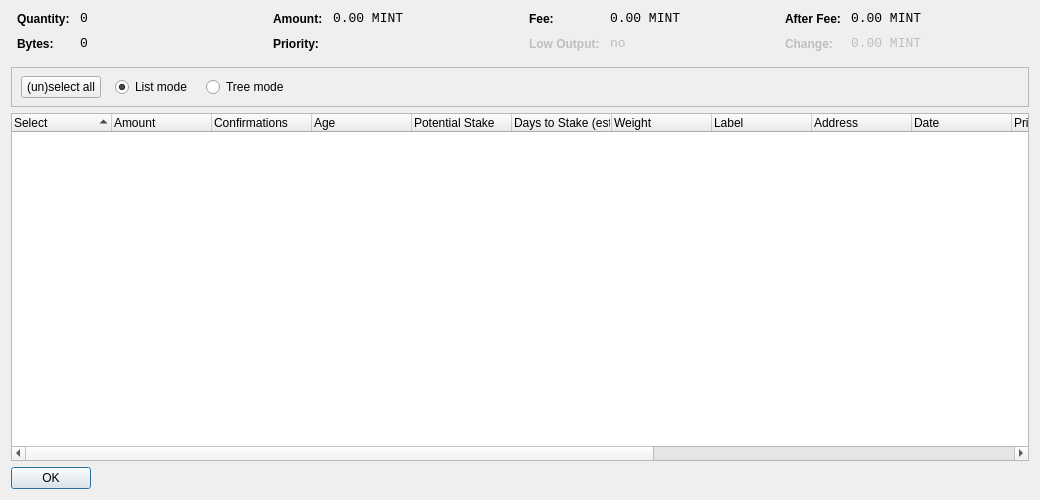
<?xml version="1.0" encoding="UTF-8"?>
<ui version="4.0">
 <class>CoinControlDialog</class>
 <widget class="QDialog" name="CoinControlDialog">
  <property name="geometry">
   <rect>
    <x>0</x>
    <y>0</y>
    <width>1040</width>
    <height>500</height>
   </rect>
  </property>
  <property name="windowTitle">
   <string>Coin Control</string>
  </property>
  <layout class="QVBoxLayout" name="verticalLayout">
   <item>
    <layout class="QHBoxLayout" name="horizontalLayoutTop" stretch="0,0,0,0">
     <property name="topMargin">
      <number>0</number>
     </property>
     <property name="bottomMargin">
      <number>10</number>
     </property>
     <item>
      <layout class="QFormLayout" name="formLayoutCoinControl1">
       <property name="horizontalSpacing">
        <number>10</number>
       </property>
       <property name="verticalSpacing">
        <number>10</number>
       </property>
       <property name="leftMargin">
        <number>6</number>
       </property>
       <property name="rightMargin">
        <number>6</number>
       </property>
       <item row="0" column="0">
        <widget class="QLabel" name="labelCoinControlQuantityText">
         <property name="styleSheet">
          <string notr="true">font-weight:bold;</string>
         </property>
         <property name="text">
          <string>Quantity:</string>
         </property>
        </widget>
       </item>
       <item row="0" column="1">
        <widget class="QLabel" name="labelCoinControlQuantity">
         <property name="font">
          <font>
           <family>Monospace</family>
           <pointsize>10</pointsize>
          </font>
         </property>
         <property name="cursor">
          <cursorShape>IBeamCursor</cursorShape>
         </property>
         <property name="contextMenuPolicy">
          <enum>Qt::ActionsContextMenu</enum>
         </property>
         <property name="text">
          <string>0</string>
         </property>
         <property name="textInteractionFlags">
          <set>Qt::LinksAccessibleByMouse|Qt::TextSelectableByKeyboard|Qt::TextSelectableByMouse</set>
         </property>
        </widget>
       </item>
       <item row="1" column="0">
        <widget class="QLabel" name="labelCoinControlBytesText">
         <property name="styleSheet">
          <string notr="true">font-weight:bold;</string>
         </property>
         <property name="text">
          <string>Bytes:</string>
         </property>
        </widget>
       </item>
       <item row="1" column="1">
        <widget class="QLabel" name="labelCoinControlBytes">
         <property name="font">
          <font>
           <family>Monospace</family>
           <pointsize>10</pointsize>
          </font>
         </property>
         <property name="cursor">
          <cursorShape>IBeamCursor</cursorShape>
         </property>
         <property name="contextMenuPolicy">
          <enum>Qt::ActionsContextMenu</enum>
         </property>
         <property name="text">
          <string>0</string>
         </property>
         <property name="textInteractionFlags">
          <set>Qt::LinksAccessibleByMouse|Qt::TextSelectableByKeyboard|Qt::TextSelectableByMouse</set>
         </property>
        </widget>
       </item>
      </layout>
     </item>
     <item>
      <layout class="QFormLayout" name="formLayoutCoinControl2">
       <property name="horizontalSpacing">
        <number>10</number>
       </property>
       <property name="verticalSpacing">
        <number>10</number>
       </property>
       <property name="leftMargin">
        <number>6</number>
       </property>
       <property name="rightMargin">
        <number>6</number>
       </property>
       <item row="0" column="0">
        <widget class="QLabel" name="labelCoinControlAmountText">
         <property name="styleSheet">
          <string notr="true">font-weight:bold;</string>
         </property>
         <property name="text">
          <string>Amount:</string>
         </property>
        </widget>
       </item>
       <item row="0" column="1">
        <widget class="QLabel" name="labelCoinControlAmount">
         <property name="font">
          <font>
           <family>Monospace</family>
           <pointsize>10</pointsize>
          </font>
         </property>
         <property name="cursor">
          <cursorShape>IBeamCursor</cursorShape>
         </property>
         <property name="contextMenuPolicy">
          <enum>Qt::ActionsContextMenu</enum>
         </property>
         <property name="text">
          <string>0.00 MINT</string>
         </property>
         <property name="textInteractionFlags">
          <set>Qt::LinksAccessibleByMouse|Qt::TextSelectableByKeyboard|Qt::TextSelectableByMouse</set>
         </property>
        </widget>
       </item>
       <item row="1" column="0">
        <widget class="QLabel" name="labelCoinControlPriorityText">
         <property name="styleSheet">
          <string notr="true">font-weight:bold;</string>
         </property>
         <property name="text">
          <string>Priority:</string>
         </property>
        </widget>
       </item>
       <item row="1" column="1">
        <widget class="QLabel" name="labelCoinControlPriority">
         <property name="font">
          <font>
           <family>Monospace</family>
           <pointsize>10</pointsize>
          </font>
         </property>
         <property name="cursor">
          <cursorShape>IBeamCursor</cursorShape>
         </property>
         <property name="contextMenuPolicy">
          <enum>Qt::ActionsContextMenu</enum>
         </property>
         <property name="text">
          <string/>
         </property>
         <property name="textInteractionFlags">
          <set>Qt::LinksAccessibleByMouse|Qt::TextSelectableByKeyboard|Qt::TextSelectableByMouse</set>
         </property>
        </widget>
       </item>
      </layout>
     </item>
     <item>
      <layout class="QFormLayout" name="formLayoutCoinControl3">
       <property name="horizontalSpacing">
        <number>10</number>
       </property>
       <property name="verticalSpacing">
        <number>10</number>
       </property>
       <property name="leftMargin">
        <number>6</number>
       </property>
       <property name="rightMargin">
        <number>6</number>
       </property>
       <item row="0" column="0">
        <widget class="QLabel" name="labelCoinControlFeeText">
         <property name="styleSheet">
          <string notr="true">font-weight:bold;</string>
         </property>
         <property name="text">
          <string>Fee:</string>
         </property>
        </widget>
       </item>
       <item row="0" column="1">
        <widget class="QLabel" name="labelCoinControlFee">
         <property name="font">
          <font>
           <family>Monospace</family>
           <pointsize>10</pointsize>
          </font>
         </property>
         <property name="cursor">
          <cursorShape>IBeamCursor</cursorShape>
         </property>
         <property name="contextMenuPolicy">
          <enum>Qt::ActionsContextMenu</enum>
         </property>
         <property name="text">
          <string>0.00 MINT</string>
         </property>
         <property name="textInteractionFlags">
          <set>Qt::LinksAccessibleByMouse|Qt::TextSelectableByKeyboard|Qt::TextSelectableByMouse</set>
         </property>
        </widget>
       </item>
       <item row="1" column="0">
        <widget class="QLabel" name="labelCoinControlLowOutputText">
         <property name="enabled">
          <bool>false</bool>
         </property>
         <property name="styleSheet">
          <string notr="true">font-weight:bold;</string>
         </property>
         <property name="text">
          <string>Low Output:</string>
         </property>
        </widget>
       </item>
       <item row="1" column="1">
        <widget class="QLabel" name="labelCoinControlLowOutput">
         <property name="enabled">
          <bool>false</bool>
         </property>
         <property name="font">
          <font>
           <family>Monospace</family>
           <pointsize>10</pointsize>
          </font>
         </property>
         <property name="cursor">
          <cursorShape>IBeamCursor</cursorShape>
         </property>
         <property name="contextMenuPolicy">
          <enum>Qt::ActionsContextMenu</enum>
         </property>
         <property name="text">
          <string>no</string>
         </property>
         <property name="textInteractionFlags">
          <set>Qt::LinksAccessibleByMouse|Qt::TextSelectableByKeyboard|Qt::TextSelectableByMouse</set>
         </property>
        </widget>
       </item>
      </layout>
     </item>
     <item>
      <layout class="QFormLayout" name="formLayoutCoinControl4">
       <property name="fieldGrowthPolicy">
        <enum>QFormLayout::AllNonFixedFieldsGrow</enum>
       </property>
       <property name="horizontalSpacing">
        <number>10</number>
       </property>
       <property name="verticalSpacing">
        <number>10</number>
       </property>
       <property name="leftMargin">
        <number>6</number>
       </property>
       <property name="rightMargin">
        <number>6</number>
       </property>
       <item row="0" column="0">
        <widget class="QLabel" name="labelCoinControlAfterFeeText">
         <property name="styleSheet">
          <string notr="true">font-weight:bold;</string>
         </property>
         <property name="text">
          <string>After Fee:</string>
         </property>
        </widget>
       </item>
       <item row="0" column="1">
        <widget class="QLabel" name="labelCoinControlAfterFee">
         <property name="font">
          <font>
           <family>Monospace</family>
           <pointsize>10</pointsize>
          </font>
         </property>
         <property name="cursor">
          <cursorShape>IBeamCursor</cursorShape>
         </property>
         <property name="contextMenuPolicy">
          <enum>Qt::ActionsContextMenu</enum>
         </property>
         <property name="text">
          <string>0.00 MINT</string>
         </property>
         <property name="textInteractionFlags">
          <set>Qt::LinksAccessibleByMouse|Qt::TextSelectableByKeyboard|Qt::TextSelectableByMouse</set>
         </property>
        </widget>
       </item>
       <item row="1" column="0">
        <widget class="QLabel" name="labelCoinControlChangeText">
         <property name="enabled">
          <bool>false</bool>
         </property>
         <property name="styleSheet">
          <string notr="true">font-weight:bold;</string>
         </property>
         <property name="text">
          <string>Change:</string>
         </property>
        </widget>
       </item>
       <item row="1" column="1">
        <widget class="QLabel" name="labelCoinControlChange">
         <property name="enabled">
          <bool>false</bool>
         </property>
         <property name="font">
          <font>
           <family>Monospace</family>
           <pointsize>10</pointsize>
          </font>
         </property>
         <property name="cursor">
          <cursorShape>IBeamCursor</cursorShape>
         </property>
         <property name="contextMenuPolicy">
          <enum>Qt::ActionsContextMenu</enum>
         </property>
         <property name="text">
          <string>0.00 MINT</string>
         </property>
         <property name="textInteractionFlags">
          <set>Qt::LinksAccessibleByMouse|Qt::TextSelectableByKeyboard|Qt::TextSelectableByMouse</set>
         </property>
        </widget>
       </item>
      </layout>
     </item>
    </layout>
   </item>
   <item>
    <widget class="QFrame" name="frame">
     <property name="minimumSize">
      <size>
       <width>0</width>
       <height>40</height>
      </size>
     </property>
     <property name="frameShape">
      <enum>QFrame::StyledPanel</enum>
     </property>
     <property name="frameShadow">
      <enum>QFrame::Sunken</enum>
     </property>
     <widget class="QWidget" name="horizontalLayoutWidget">
      <property name="geometry">
       <rect>
        <x>10</x>
        <y>0</y>
        <width>781</width>
        <height>41</height>
       </rect>
      </property>
      <layout class="QHBoxLayout" name="horizontalLayoutPanel" stretch="0,0,0,0,0,0,0">
       <property name="spacing">
        <number>14</number>
       </property>
       <item>
        <widget class="QPushButton" name="pushButtonSelectAll">
         <property name="sizePolicy">
          <sizepolicy hsizetype="Maximum" vsizetype="Fixed">
           <horstretch>0</horstretch>
           <verstretch>0</verstretch>
          </sizepolicy>
         </property>
         <property name="text">
          <string>(un)select all</string>
         </property>
        </widget>
       </item>
       <item>
        <widget class="QRadioButton" name="radioListMode">
         <property name="sizePolicy">
          <sizepolicy hsizetype="Maximum" vsizetype="Fixed">
           <horstretch>0</horstretch>
           <verstretch>0</verstretch>
          </sizepolicy>
         </property>
         <property name="text">
          <string>List mode</string>
         </property>
         <property name="checked">
          <bool>true</bool>
         </property>
        </widget>
       </item>
       <item>
        <widget class="QRadioButton" name="radioTreeMode">
         <property name="sizePolicy">
          <sizepolicy hsizetype="Maximum" vsizetype="Fixed">
           <horstretch>0</horstretch>
           <verstretch>0</verstretch>
          </sizepolicy>
         </property>
         <property name="text">
          <string>Tree mode</string>
         </property>
        </widget>
       </item>
       <item>
        <spacer name="horizontalSpacer">
         <property name="orientation">
          <enum>Qt::Horizontal</enum>
         </property>
         <property name="sizeHint" stdset="0">
          <size>
           <width>40</width>
           <height>20</height>
          </size>
         </property>
        </spacer>
       </item>
      </layout>
     </widget>
    </widget>
   </item>
   <item>
    <widget class="CoinControlTreeWidget" name="treeWidget">
     <property name="contextMenuPolicy">
      <enum>Qt::CustomContextMenu</enum>
     </property>
     <property name="sortingEnabled">
      <bool>false</bool>
     </property>
     <property name="columnCount">
      <number>16</number>
     </property>
     <attribute name="headerShowSortIndicator" stdset="0">
      <bool>true</bool>
     </attribute>
     <attribute name="headerStretchLastSection">
      <bool>false</bool>
     </attribute>
     <column>
      <property name="text">
       <string>Select</string> /** checkbox **/
      </property>
     </column>
     <column>
      <property name="text">
       <string>Amount</string> /** amount **/
      </property>
     </column>
     <column>
      <property name="text">
       <string>Confirmations</string> /** confirmations **/
      </property>
      <property name="toolTip">
       <string>Confirmed</string>
      </property>
     </column>
     <column>
      <property name="text">
       <string>Age</string> /** age **/
      </property>
     </column>
     <column>
      <property name="text">
       <string>Potential Stake</string> /** potential stake **/
      </property>
     </column>
     <column>
      <property name="text">
       <string>Days to Stake (est.)</string> /** stake time estimate **/
      </property>
     </column>
     <column>
      <property name="text">
       <string>Weight</string> /** weight **/
      </property>
     </column>
     <column>
      <property name="text">
       <string>Label</string> /** label **/
      </property>
     </column>
     <column>
      <property name="text">
       <string>Address</string> /** address **/
      </property>
     </column>
     <column>
      <property name="text">
       <string>Date</string> /** date **/
      </property>
     </column> 
     <column>
      <property name="text">
       <string>Priority</string> /** priority **/
      </property>
     </column>
     <column>
      <property name="text"> /** age int 64 invisible **/
       <string/>
      </property>
     </column>
     <column>
      <property name="text"> /** pot stake int 64 invisible **/
       <string/>
      </property>
     </column>
     <column>
      <property name="text">
       <string/>
      </property>
     </column>
     <column>
      <property name="text">
       <string/>
      </property>
     </column>
     <column>
      <property name="text">
       <string/>
      </property>
     </column>
     <column>
      <property name="text">
       <string/>
      </property>
     </column>
    </widget>
   </item>
   <item>
    <widget class="QDialogButtonBox" name="buttonBox">
     <property name="sizePolicy">
      <sizepolicy hsizetype="Maximum" vsizetype="Fixed">
       <horstretch>0</horstretch>
       <verstretch>0</verstretch>
      </sizepolicy>
     </property>
     <property name="orientation">
      <enum>Qt::Horizontal</enum>
     </property>
     <property name="standardButtons">
      <set>QDialogButtonBox::Ok</set>
     </property>
    </widget>
   </item>
  </layout>
 </widget>
 <customwidgets>
  <customwidget>
   <class>CoinControlTreeWidget</class>
   <extends>QTreeWidget</extends>
   <header>coincontroltreewidget.h</header>
  </customwidget>
 </customwidgets>
 <resources/>
 <connections/>
</ui>
